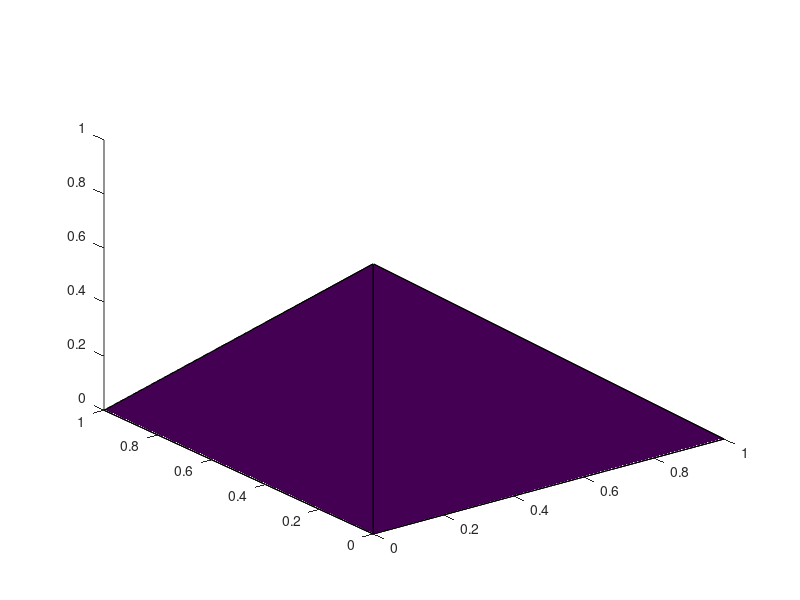

The MATLAB script that drew this image: (Note: this script raises an error after producing the figure.)
function tet_uref_deg(deg)
if nargin==0
    deg=2;
end

xs=[1 0 0;...
    0 1 0;...
    0 0 0;...
    0 0 1];
nverts=4;
tets =[1 2 3 4];
ntets=1;
figure
tetramesh(tets,xs);
edge2nodes=[1 2;2 3;3 1;1 4;2 4;3 4];
bdry_hi=zeros(6, deg+1);
%refinde edges
xs=[xs;zeros(6*(deg-1),3)];
for i=1:6
    v1=edge2nodes(i,1);bdry_hi(i,1)=v1;
    v2=edge2nodes(i,2);bdry_hi(i,end)=v2;
    step=(xs(v2,:)-xs(v1,:))/deg;
    for j=1:deg-1
        nverts=nverts+1;
        xs(nverts,:)=xs(v1,:)+j*step;
        bdry_hi(i,j+1)=nverts;
    end
end

faces=[1 2 3; 1 2 4; 2 3 4;3 1 4];
faces2edge=[1 2 3;...
            1 5 4;...
            2 6 5;...
            3 4 6];
face_nodes_level=zeros(4,deg*(deg+1)/2);        
for i=1:4
    temp_bdry=zeros(3,deg+1);
    for j=1:3
        vstrt=faces(i,j);
        vedge=faces2edge(i,j);
        if vstrt==edge2nodes(vedge,1)
            temp_bdry(j,1:end)=bdry_hi(vedge,1:end);
        else
            temp_bdry(j,1:end)=bdry_hi(vedge,end:-1:1);
        end
    end
    tris=faces(i,:);ntris=1;
    [xs, nverts, tris, ntris, face_nodes_level(i,1:end)]=uref_base_bdry_old(xs, nverts, tris, ntris, temp_bdry, deg);
    %figure
    %trimesh(tris(2:end,:),xs(unique(tris(2:end,:)),1),xs(unique(tris(2:end,:)),2),xs(unique(tris(2:end,:)),3));
end

[xs, nverts, tets, ntets]=uref_tet_by_bdry(xs, nverts, tets, ntets, bdry_hi, face_nodes_level, deg);
figure
tetramesh(tets(2:end,:),xs)
title(['deg ', num2str(deg), ' refinment ', num2str(ntets-1), ' subtets']);
[sibhfs, v2hf,manifold,oriented] = construct_halffaces(size(xs,1), tets(2:end,:));
if oriented 
    disp GREAT:ORIENTED
end

        